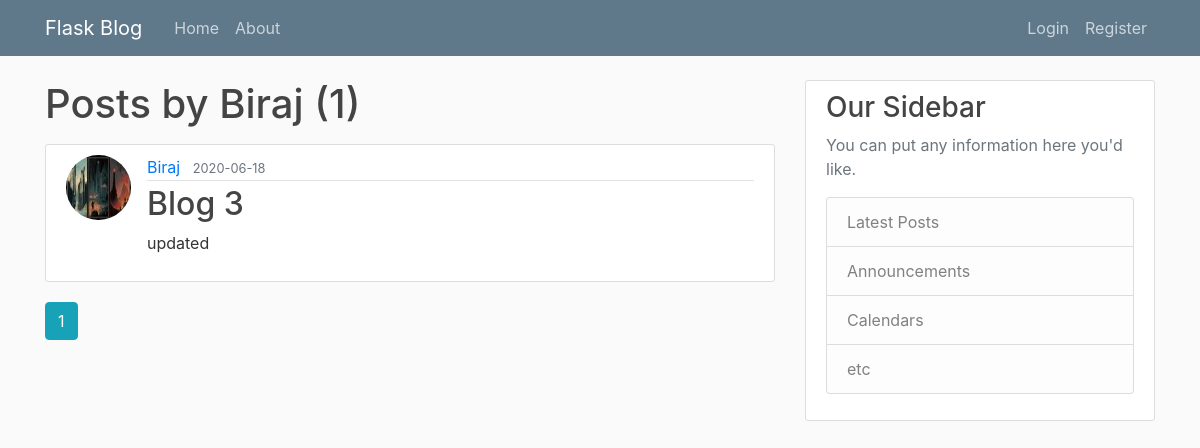
Page /user/Biraj on the earlier database version.
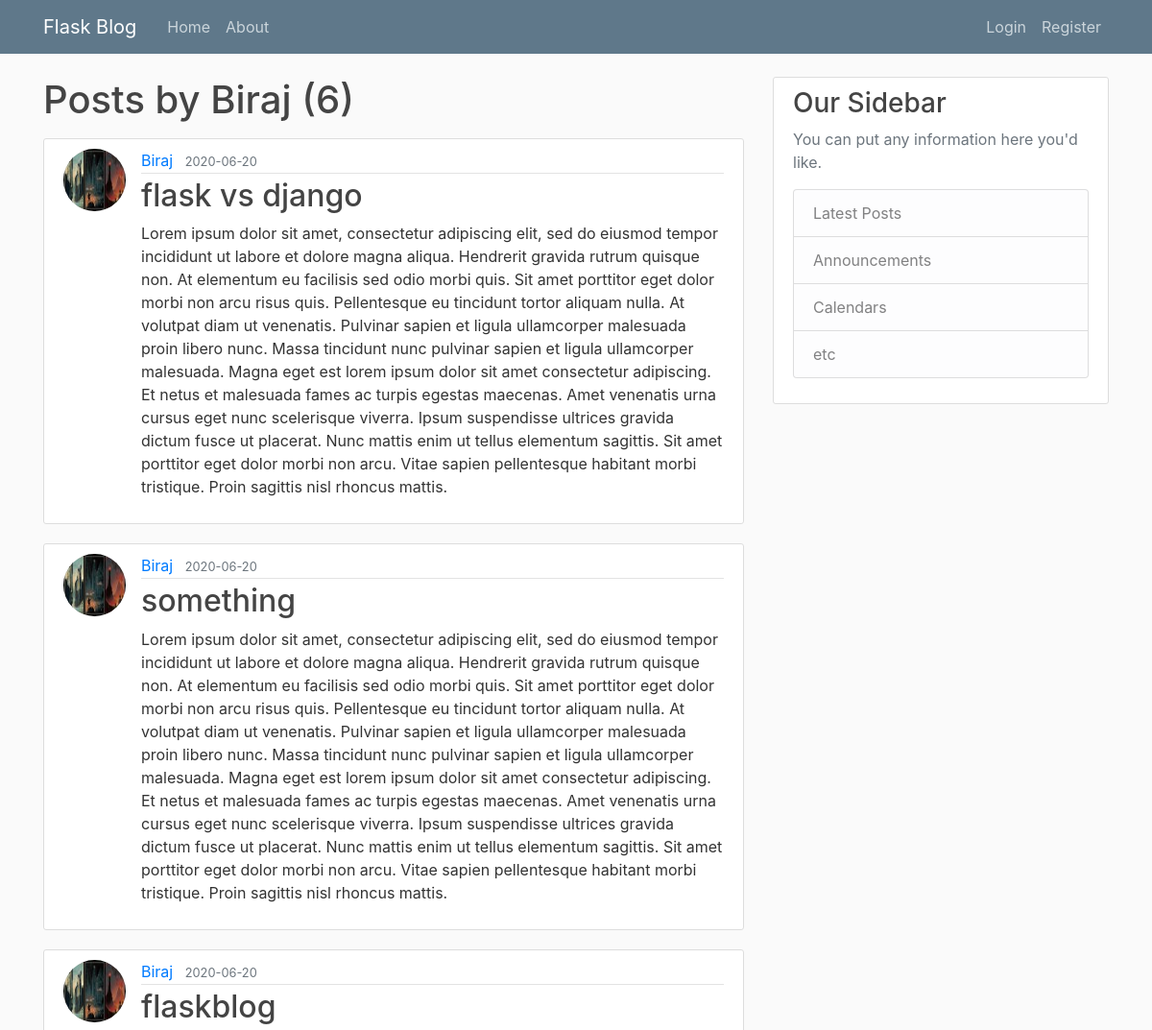
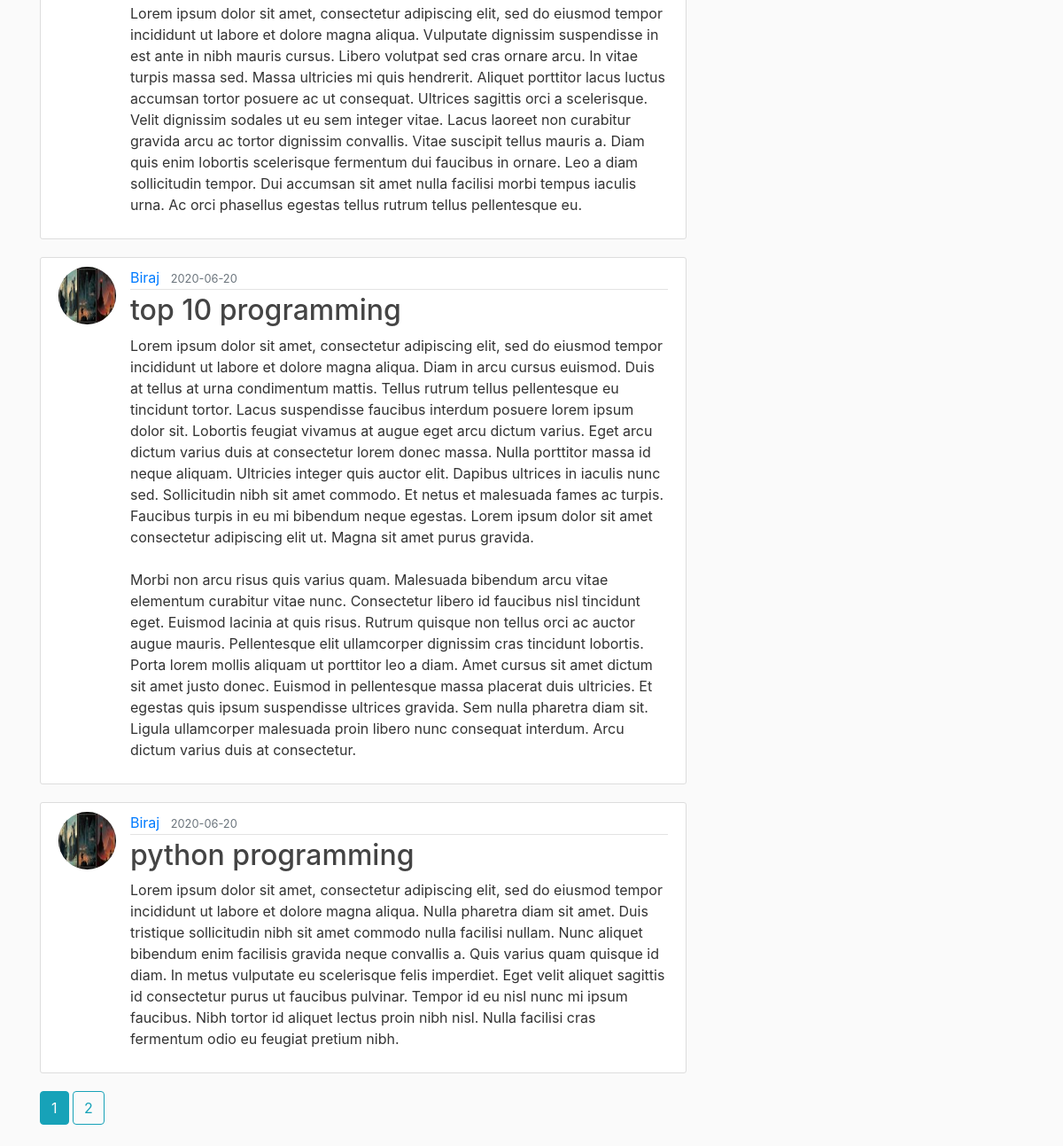
Same page on the later database version (2 pictures, top to bottom).
### flaskblog/models.py (models this page shows, shortened)
class User(db.Model, UserMixin):
    id = db.Column(db.Integer, primary_key=True)
    username = db.Column(db.String(20), unique=True, nullable=False)
    email = db.Column(db.String(120), unique=True, nullable=False)
    image_file = db.Column(db.String(20), nullable=False, default='default.jpg')
    password = db.Column(db.String(60), nullable=False)
    posts = db.relationship('Post', backref='author', lazy=True)

class Post(db.Model):
    id = db.Column(db.Integer, primary_key=True)
    title = db.Column(db.String(100), nullable=False)
    date_posted = db.Column(db.DateTime, nullable=False, default=datetime.utcnow)
    content = db.Column(db.Text, nullable=False)
    user_id = db.Column(db.Integer, db.ForeignKey('user.id'), nullable=False)

### flaskblog/routes.py (the view)
@app.route("/user/<string:username>")
def user_post(username):
    page = request.args.get('page', 1, type=int)
    user = User.query.filter_by(username=username).first_or_404()
    posts = Post.query.filter_by(author=user)\
            .order_by(Post.date_posted.desc())\
            .paginate(page=page, per_page=5)
    return render_template('user_post.html', posts=posts, user=user)

### flaskblog/templates/user_post.html (shortened to what this page needs)
{% extends 'layout.html' %}
{% block content %}
<h1 class="mb-3">Posts by {{ user.username }} ({{ posts.total }})</h1>
    {% for post in posts.items %}
    <article class="media content-section">
        <img class="rounded-circle article-img" src="{{ url_for('static', filename='pics/' + post.author.image_file) }}">
    <div class="media-body">
        <div class="article-metadata">
            <a class="mr-2" href="{{ url_for('user_post', username=post.author.username) }}">{{ post.author.username }}</a>
        <small class="text-muted">{{ post.date_posted.strftime('%Y-%m-%d') }}</small>
        </div>
        <h2><a class="article-title" href="{{ url_for('post', post_id=post.id) }}">{{ post.title }}</a></h2>
        <p class="article-content">{{ post.content }}</p>
    </div>
    </article>
    {% endfor %}
    {% for page_num in posts.iter_pages(left_edge=1, right_edge=1, left_current=1, right_current=2) %}
        {% if page_num %}
            {% if posts.page == page_num %}
                <a class=" btn btn-info mb-4" href="{{ url_for('user_post', username=user.username, page=page_num) }}">{{ page_num }}</a>
            {% else %}
                <a class=" btn btn-outline-info mb-4" href="{{ url_for('user_post', username=user.username, page=page_num) }}">{{ page_num }}</a>
            {% endif %}
        {% endif %}
    {% endfor %}
{% endblock content %}

### flaskblog/templates/layout.html (shortened to what this page needs)
<!DOCTYPE html>
<html>
    <head>
        <link rel="stylesheet" href="https://maxcdn.bootstrapcdn.com/bootstrap/4.0.0/css/bootstrap.min.css">
        <link rel="stylesheet" type="text/css" href="{{ url_for('static', filename='main.css') }}">
    </head>
    <body>
        <header class="site-header">
        <nav class="navbar navbar-expand-md navbar-dark bg-steel fixed-top">
            <div class="container">
            <a class="navbar-brand mr-4" href="/">Flask Blog</a>
            <div class="collapse navbar-collapse" id="navbarToggle">
                <div class="navbar-nav mr-auto">
                    <a class="nav-item nav-link" href="{{ url_for('home') }}">Home</a>
                    <a class="nav-item nav-link" href="{{ url_for('about') }}"}>About</a>
                </div>
                <div class="navbar-nav">
                    {% if current_user.is_authenticated %}
                        <a class="nav-item nav-link" href="{{ url_for('new_post') }}">New Post</a>
                        <a class="nav-item nav-link" href="{{ url_for('account') }}">Account</a>
                        <a class="nav-item nav-link" href="{{ url_for('logout') }}">Logout</a>
                    {% else %}
                        <a class="nav-item nav-link" href="{{ url_for('login') }}">Login</a>
                        <a class="nav-item nav-link" href="{{ url_for('register') }}">Register</a>
                    {% endif %}
                </div>
            </div>
            </div>
        </nav>
        </header>
        <main role="main" class="container">
        <div class="row">
            <div class="col-md-8">
            {% block content %}{% endblock %}
            </div>
            <div class="col-md-4">
            <div class="content-section">
                <h3>Our Sidebar</h3>
                <p class='text-muted'>You can put any information here you'd like.
                <ul class="list-group">
                    <li class="list-group-item list-group-item-light">Latest Posts</li>
                    <li class="list-group-item list-group-item-light">Announcements</li>
                    <li class="list-group-item list-group-item-light">Calendars</li>
                    <li class="list-group-item list-group-item-light">etc</li>
                </ul>
                </p>
            </div>
            </div>
        </div>
        </main>
    </body>
</html>

### flaskblog/static/main.css (style rules this page uses)
body { background: #fafafa; color: #333333; margin-top: 5rem; }
h1, h2, h3, h4, h5, h6 { color: #444444; }
.bg-steel { background-color: #5f788a; }
.site-header .navbar-nav .nav-link { color: #cbd5db; }
.content-section { background: #ffffff; padding: 10px 20px; border: 1px solid #dddddd; border-radius: 3px; margin-bottom: 20px; }
.article-title { color: #444444; }
.article-content { white-space: pre-line; }
.article-img { height: 65px; width: 65px; margin-right: 16px; }
.article-metadata { padding-bottom: 1px; margin-bottom: 4px; border-bottom: 1px solid #e3e3e3 }

Differences in the rows shown:
no longer on this page (row unchanged): Post: image_file (picture), author.username "Biraj", date_posted "2020-06-18", title "Blog 3", content "updated"
added Post: image_file (picture), author.username "Biraj", date_posted "2020-06-20", title "flask vs django", content "Lorem ipsum dolor sit amet, consectetur adipiscing elit, sed do eiusmod tempor incididunt ut labore et dolore magna aliqua. Hendrerit gravida rutrum quisque non. At elementum eu facilisis sed odio morbi quis. Sit amet porttitor eget dolor morbi non arcu risus quis. Pellentesque eu tincidunt tortor aliquam nulla. At volutpat diam ut venenatis. Pulvinar sapien et ligula ullamcorper malesuada proin libero nunc. Massa tincidunt nunc pulvinar sapien et ligula ullamcorper malesuada. Magna eget est lorem ipsum dolor sit amet consectetur adipiscing. Et netus et malesuada fames ac turpis egestas maecenas. Amet venenatis urna cursus eget nunc scelerisque viverra. Ipsum suspendisse ultrices gravida…"
added Post: image_file (picture), author.username "Biraj", date_posted "2020-06-20", title "something", content "Lorem ipsum dolor sit amet, consectetur adipiscing elit, sed do eiusmod tempor incididunt ut labore et dolore magna aliqua. Hendrerit gravida rutrum quisque non. At elementum eu facilisis sed odio morbi quis. Sit amet porttitor eget dolor morbi non arcu risus quis. Pellentesque eu tincidunt tortor aliquam nulla. At volutpat diam ut venenatis. Pulvinar sapien et ligula ullamcorper malesuada proin libero nunc. Massa tincidunt nunc pulvinar sapien et ligula ullamcorper malesuada. Magna eget est lorem ipsum dolor sit amet consectetur adipiscing. Et netus et malesuada fames ac turpis egestas maecenas. Amet venenatis urna cursus eget nunc scelerisque viverra. Ipsum suspendisse ultrices gravida…"
added Post: image_file (picture), author.username "Biraj", date_posted "2020-06-20", title "flaskblog", content "Lorem ipsum dolor sit amet, consectetur adipiscing elit, sed do eiusmod tempor incididunt ut labore et dolore magna aliqua. Vulputate dignissim suspendisse in est ante in nibh mauris cursus. Libero volutpat sed cras ornare arcu. In vitae turpis massa sed. Massa ultricies mi quis hendrerit. Aliquet porttitor lacus luctus accumsan tortor posuere ac ut consequat. Ultrices sagittis orci a scelerisque. Velit dignissim sodales ut eu sem integer vitae. Lacus laoreet non curabitur gravida arcu ac tortor dignissim convallis. Vitae suscipit tellus mauris a. Diam quis enim lobortis scelerisque fermentum dui faucibus in ornare. Leo a diam sollicitudin tempor. Dui accumsan sit amet nulla facilisi morbi…"
added Post: image_file (picture), author.username "Biraj", date_posted "2020-06-20", title "top 10 programming", content "Lorem ipsum dolor sit amet, consectetur adipiscing elit, sed do eiusmod tempor incididunt ut labore et dolore magna aliqua. Diam in arcu cursus euismod. Duis at tellus at urna condimentum mattis. Tellus rutrum tellus pellentesque eu tincidunt tortor. Lacus suspendisse faucibus interdum posuere lorem ipsum dolor sit. Lobortis feugiat vivamus at augue eget arcu dictum varius. Eget arcu dictum varius duis at consectetur lorem donec massa. Nulla porttitor massa id neque aliquam. Ultricies integer quis auctor elit. Dapibus ultrices in iaculis nunc sed. Sollicitudin nibh sit amet commodo. Et netus et malesuada fames ac turpis. Faucibus turpis in eu mi bibendum neque egestas. Lorem ipsum dolor sit…"
added Post: image_file (picture), author.username "Biraj", date_posted "2020-06-20", title "python programming", content "Lorem ipsum dolor sit amet, consectetur adipiscing elit, sed do eiusmod tempor incididunt ut labore et dolore magna aliqua. Nulla pharetra diam sit amet. Duis tristique sollicitudin nibh sit amet commodo nulla facilisi nullam. Nunc aliquet bibendum enim facilisis gravida neque convallis a. Quis varius quam quisque id diam. In metus vulputate eu scelerisque felis imperdiet. Eget velit aliquet sagittis id consectetur purus ut faucibus pulvinar. Tempor id eu nisl nunc mi ipsum faucibus. Nibh tortor id aliquet lectus proin nibh nisl. Nulla facilisi cras fermentum odio eu feugiat pretium nibh."
Other differences:
{{ posts.total }}: "1" → "6"
new list line: "2"
